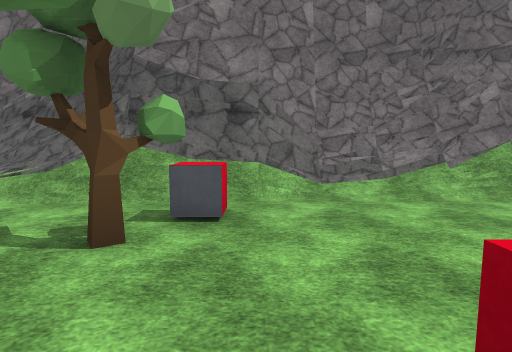
[1] (above)

17 first-person views from a walk through a 3-D level made in the Unity game engine. The camera is 1.5 m above the floor, tilts 6° down and sees 80° across. The floor is counted in squares, 2 m on a side. Each view is taken from the middle of a square. On the plan, view 1 faces up. The plan holds only what a view shows up to about 10 squares ahead; the rest is blank. The place goes on beyond the plan. Some surface patterns are stand-ins.

[2]
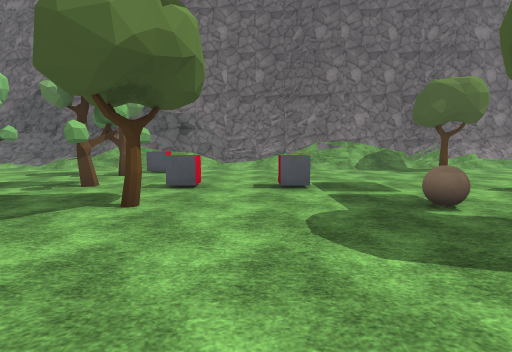

[3]
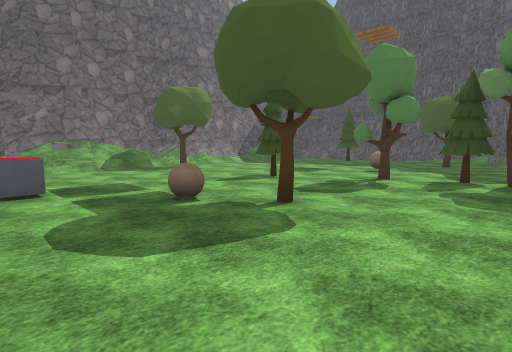

[4]
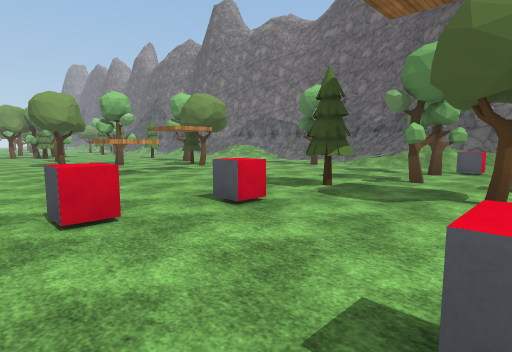

[5]
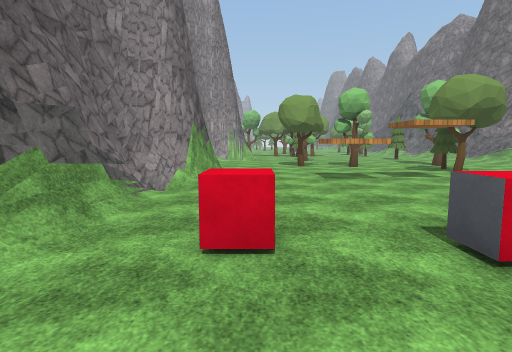

[6]
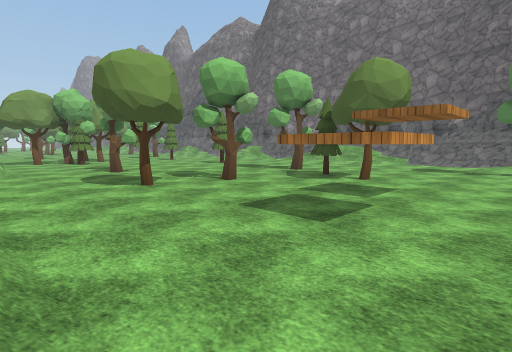

[7]
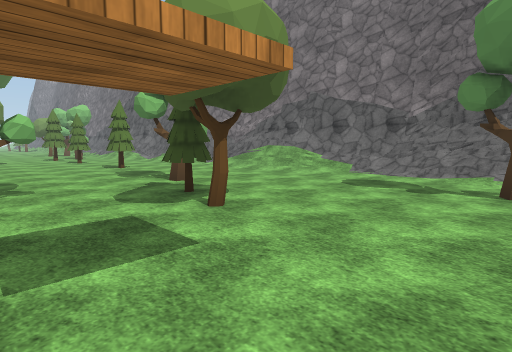

[8]
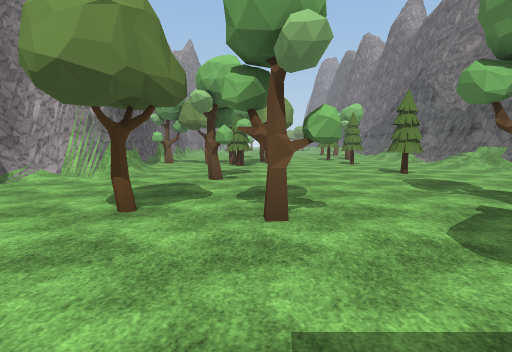

[9]
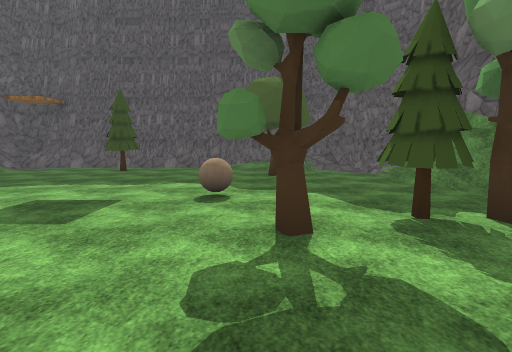

[10]
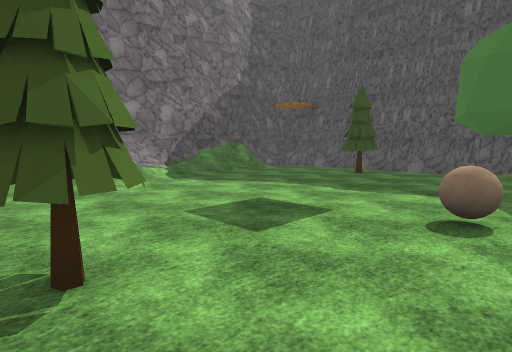

[11]
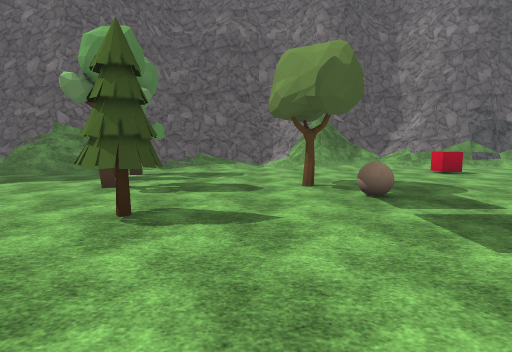

[12]
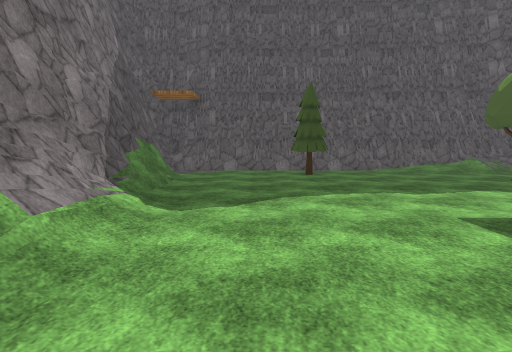

[13]
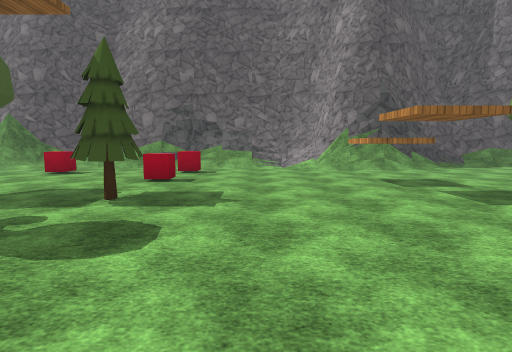

[14]
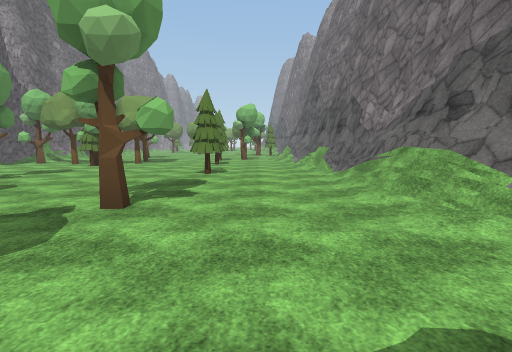

[15]
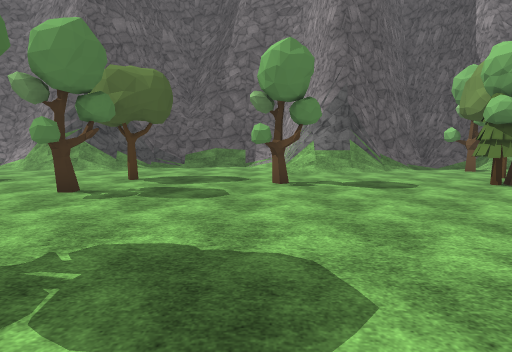

[16]
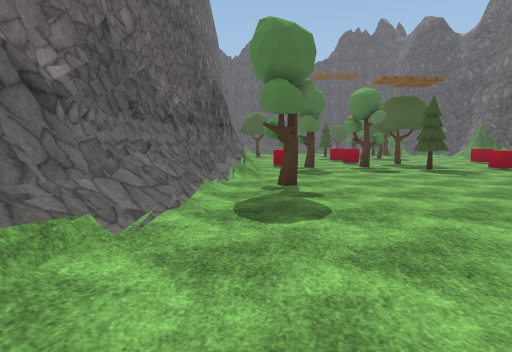

[17]
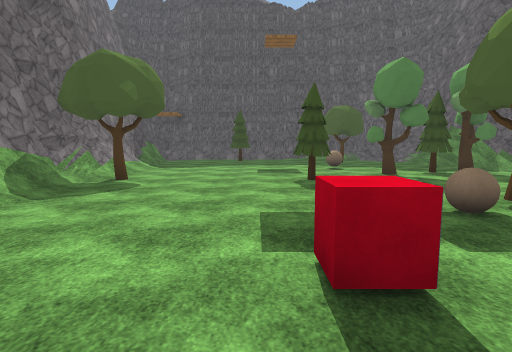

### Floor plan
Key: @ floor where view 1 was taken; # wall or solid block; . floor; / step, stairs or slope; = window, fence, low wall or low ledge; O other object.
Columns run from 17 left of view 1 to 17 right of it. Each row starts with its distance up from view 1.
  6       #######                  ####
  5 ########//=#####################//#
  4 ............O/////......O#//.....##
  3 .................O...............#
  2 ..O.............O..............OO#
  1 ......O.O........................#
  0 .........O......O@O.O...O........#
 -1 ...............O..O..O.....O.....#
 -2 O......O.................O....O./#
 -3 O...O..O..##...O......O........./#
 -4 ..........................O...../#
 -5 .///...........O..O...........####
 -6 ####.....###.............//#####
 -7    #########################

Where each view was taken, in squares from view 1:
view 1: 0 up, 0 right, facing up
view 2: 5 down, 2 right, facing up
view 3: 5 down, 2 right, facing up-right
view 4: 6 down, 1 right, facing up-left
view 5: 5 down, 0 right, facing left
view 6: 6 down, 5 left, facing up-left
view 7: 2 down, 5 left, facing up-left
view 8: 2 down, 7 left, facing left
view 9: 2 down, 6 right, facing right
view 10: 2 down, 7 right, facing up-right
view 11: 3 up, 6 right, facing down
view 12: 3 up, 7 right, facing right
view 13: 3 up, 4 left, facing down
view 14: 3 up, 7 left, facing left
view 15: 3 up, 13 left, facing down
view 16: 4 up, 11 left, facing right
view 17: 1 up, 1 right, facing right
